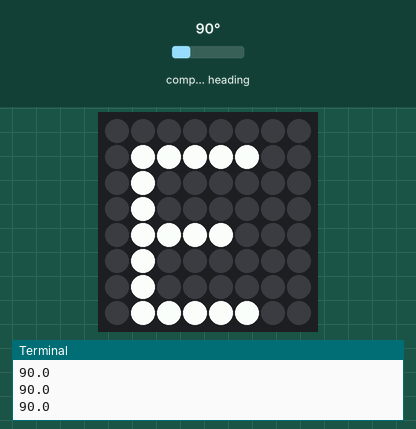
Simulated run of this program. Board: Raspberry Pi (BCM pin numbers) with a Sense HAT. Parts: the Sense HAT's 8×8 RGB LED matrix, the last lines printed to the terminal. The inputs (shaded band) are chosen by the test bench; at power-on: compass heading 90°.

Above: at 1.2 s.
1.3 s: compass heading set to 130°
2.8 s: compass heading set to 137°
At 3.2 s:
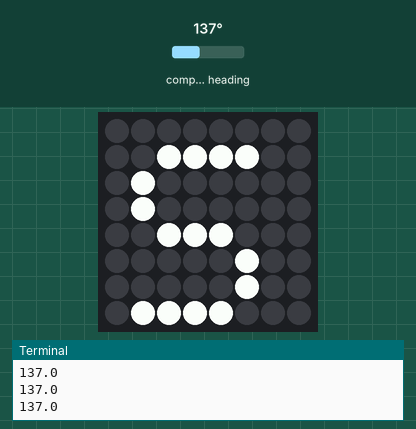
4.3 s: compass heading set to 7°
At 5.3 s:
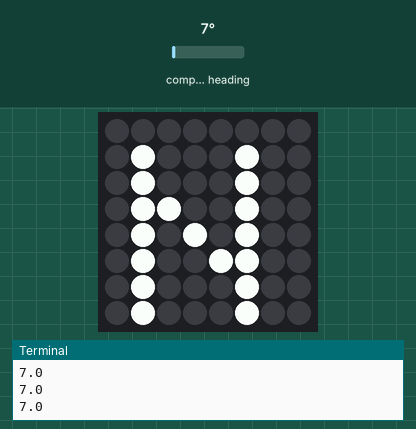
5.9 s: compass heading set to 180°
At 7.1 s:
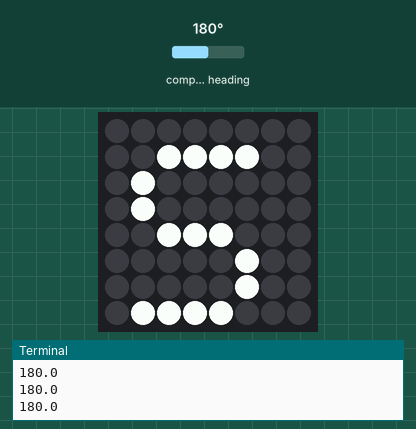
7.4 s: compass heading set to 90°
At 8.2 s:
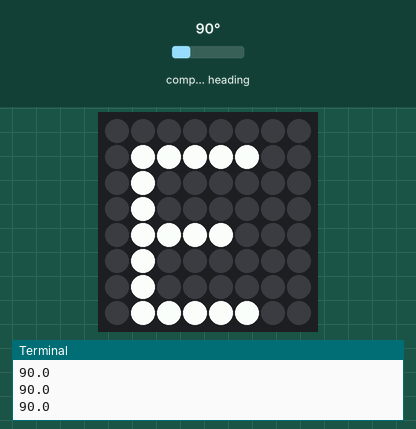
Timing chart, 0 to 10.0 s (numbered marks = the images above; inputs shaded):
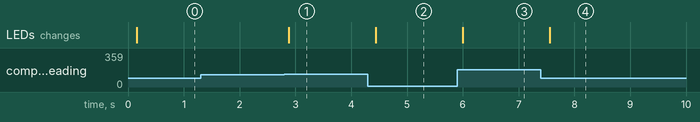

The program:

test.py
```python
from sense_hat import SenseHat
import time

while True:
    sense = SenseHat()
    north = sense.get_compass()
    # alternatives
    print(sense.compass)
    time.sleep(0.1)
    heading = sense.get_compass()
    if heading < 45 or heading > 315:
        sense.show_letter('N')
    elif heading < 135:
        sense.show_letter('E')
    elif heading < 225:
        sense.show_letter('S')
    else:
        sense.show_letter("W")
```

Measured:
- the behaviour switches between 134 and 135° on compass heading (found by bisection; images 0 and 1)
- after the input at 2.8 s, the LEDs: change after 0.08 s (image 1)
- after the input at 4.3 s, the LEDs: change after 0.14 s (image 2)
- after the input at 5.9 s, the LEDs: change after 0.10 s (image 3)
- after the input at 7.4 s, the LEDs: change after 0.16 s (image 4)
